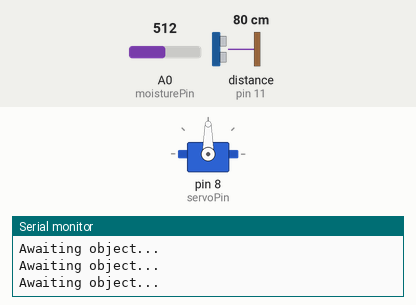
A sketch run on a simulated Arduino Uno, built with avr-gcc and run on an emulated ATmega328P. Parts: servo, the last lines printed to the serial monitor. Wiring (inferred from the names in the program): ultrasonic range finder: trigger pin 12; echo pin 11. The test bench sets the inputs (shaded band); at power-on: distance to the obstacle (sensor on pin 11) 80 cm, A0 (moisturePin) = 512. The echo pulse lasts 58.3 µs per cm.

Above: at 2.2 s.
2.3 s: distance to the obstacle (sensor on pin 11) set to 18 cm
3.8 s: distance to the obstacle (sensor on pin 11) set to 15 cm
At 4.9 s:
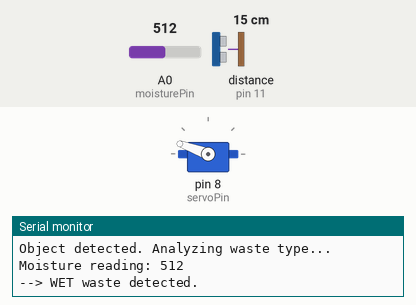
5.5 s: distance to the obstacle (sensor on pin 11) set to 120 cm
At 8.2 s:
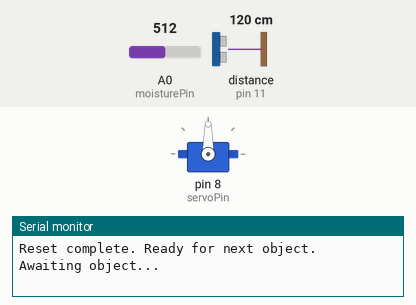
8.5 s: distance to the obstacle (sensor on pin 11) set to 4 cm
At 9.3 s:
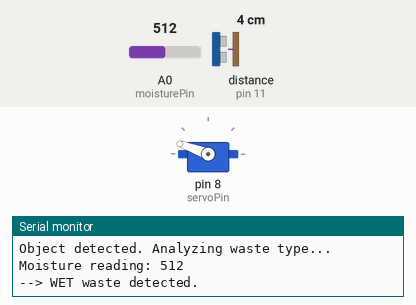
10.1 s: A0 (moisturePin) set to 581
13.1 s: A0 (moisturePin) set to 617
At 16.93 s:
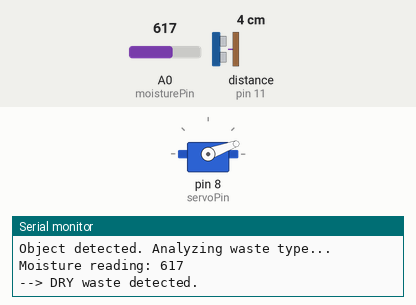
Timing chart, 0 to 17.1 s (numbered marks = the images above; inputs shaded):
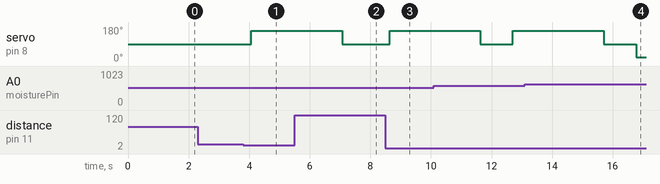

Measured:
- the behaviour switches between 17 and 16 cm on distance to the obstacle (sensor on pin 11) (found by bisection; images 0 and 1)
- the behaviour switches between 599 and 600 on A0 (moisturePin) (found by bisection; images 3 and 4)
- after the input at 3.8 s, servo on pin 8 (servoPin): 90° → 160° after 0.27 s
- after the input at 5.5 s, servo on pin 8 (servoPin): goes on until 7.1 s, then stays 90°
- after the input at 8.5 s, servo on pin 8 (servoPin): 90° → 160° after 0.13 s

The sketch:

smart_dustbin.ino
```cpp
#include <Servo.h>

Servo wasteServo;

const int trigPin = 12;
const int echoPin = 11;
const int moisturePin = A0;
const int servoPin = 8;

const int wetWasteThreshold = 600;
const int ultrasonicDistanceCM = 15;

const int neutralPosition = 90;
const int wetWastePosition = 160;
const int dryWastePosition = 20;

enum State { IDLE, SORTING, RESETTING };
State currentState = IDLE;

unsigned long sortingStartTime = 0;
const unsigned long sortingHoldTime = 3000;
const unsigned long resetHoldTime = 1000;

int getStableMoistureReading() {
  const int readingsCount = 5;
  long totalMoisture = 0;
  for (int i = 0; i < readingsCount; i++) {
    totalMoisture += analogRead(moisturePin);
    delay(10);
  }
  return totalMoisture / readingsCount;
}

int getStableDistance() {
  digitalWrite(trigPin, LOW);
  delayMicroseconds(2);
  digitalWrite(trigPin, HIGH);
  delayMicroseconds(10);
  digitalWrite(trigPin, LOW);

  long duration = pulseIn(echoPin, HIGH, 30000);
  if (duration == 0) {
    return 999;
  }
  int distance = duration * 0.034 / 2;

  if (distance <= 1 || distance > 200) {
    return 999;
  }
  return distance;
}

void setup() {
  Serial.begin(9600);

  pinMode(trigPin, OUTPUT);
  pinMode(echoPin, INPUT);

  wasteServo.attach(servoPin);
  wasteServo.write(neutralPosition);
  delay(1000);
  wasteServo.detach();

  Serial.println("Arduino Waste Segregator Ready.");
}

void loop() {
  switch (currentState) {
    case IDLE:
      runIdleState();
      break;

    case SORTING:
      runSortingState();
      break;

    case RESETTING:
      runResettingState();
      break;
  }
}

void runIdleState() {
  if (!wasteServo.attached()) {
    int distance = getStableDistance();

    if (distance == 999) {
      Serial.println("Invalid sensor reading. Awaiting object...");
      delay(200);
      return;
    }

    if (distance <= ultrasonicDistanceCM) {
      Serial.println("Object detected. Analyzing waste type...");

      int averageMoisture = getStableMoistureReading();

      Serial.print("Moisture reading: ");
      Serial.println(averageMoisture);

      wasteServo.attach(servoPin);

      if (averageMoisture < wetWasteThreshold) {
        Serial.println("--> WET waste detected.");
        wasteServo.write(wetWastePosition);
      } else {
        Serial.println("--> DRY waste detected.");
        wasteServo.write(dryWastePosition);
      }

      currentState = SORTING;
      sortingStartTime = millis();
    } else {
      Serial.println("Awaiting object...");
      delay(500);
    }
  }
}

void runSortingState() {
  if (millis() - sortingStartTime >= sortingHoldTime) {
    Serial.println("Sorting complete. Returning to neutral position.");
    wasteServo.write(neutralPosition);

    currentState = RESETTING;
    sortingStartTime = millis();
  }
}

void runResettingState() {
  if (millis() - sortingStartTime >= resetHoldTime) {
    Serial.println("Reset complete. Ready for next object.");
    wasteServo.detach();
    currentState = IDLE;
  }
}
```
